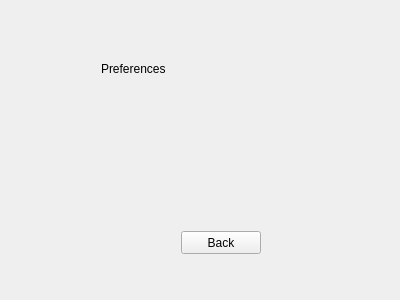
<?xml version="1.0" encoding="UTF-8"?>
<ui version="4.0">
 <class>UserPreferencesScreen</class>
 <widget class="QWidget" name="UserPreferencesScreen">
  <property name="geometry">
   <rect>
    <x>0</x>
    <y>0</y>
    <width>400</width>
    <height>300</height>
   </rect>
  </property>
  <property name="windowTitle">
   <string>Form</string>
  </property>
  <layout class="QHBoxLayout" name="horizontalLayout">
   <item>
    <widget class="QStackedWidget" name="stackedWidget">
     <widget class="QWidget" name="page">
      <widget class="QPushButton" name="backButton">
       <property name="geometry">
        <rect>
         <x>170</x>
         <y>220</y>
         <width>80</width>
         <height>23</height>
        </rect>
       </property>
       <property name="text">
        <string>Back</string>
       </property>
      </widget>
      <widget class="QLabel" name="label">
       <property name="geometry">
        <rect>
         <x>90</x>
         <y>50</y>
         <width>81</width>
         <height>16</height>
        </rect>
       </property>
       <property name="text">
        <string>Preferences</string>
       </property>
      </widget>
     </widget>
    </widget>
   </item>
  </layout>
 </widget>
 <resources/>
 <connections/>
</ui>
